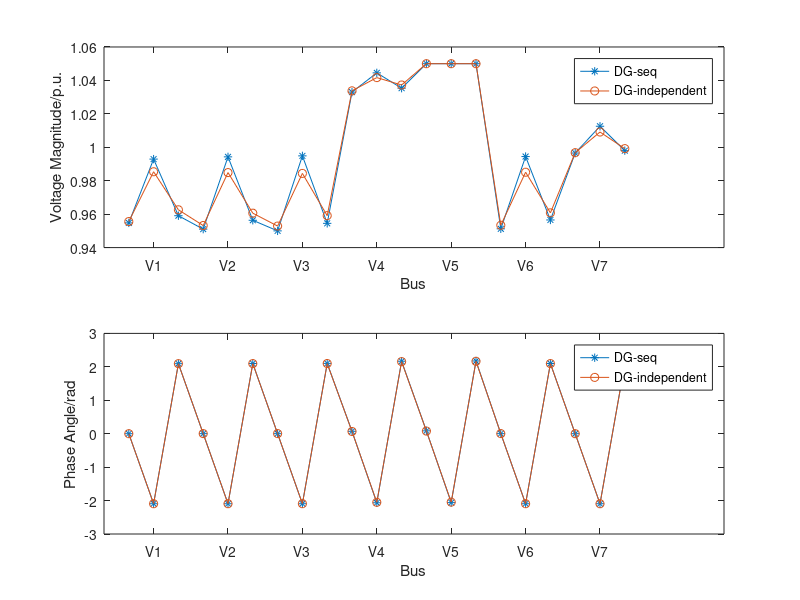

MATLAB code for this plot:
clc;
clear;

Pg=[0.000000021541884
   0.000000020358665
   0.000000021069469
   4.545707701143762
   2.618081775896417
   3.952614971533101];
Qg=[1.131423810176489
   0.304671416665859
   1.696757760040476
   0.495538991704302
   0.276398623087872
  -0.135850565791829];
Pg_DGrevised=[0.000000000010613
   0.000000000010254
   0.000000000010505
   4.554176169780670
   2.649860534036018
   3.892659251010655];
Qg_DGrevised=[1.255578509877221
   0.478828132774485
   1.290129230129260
   0.318199264331492
   0.130237302077295
   0.280600177241219];




V=[0.954774136085758
   0.992931413098221
   0.959075427022291
   0.951039071508048
   0.994274997787596
   0.956341876849586
   0.950000167674808
   0.994872029038766
   0.954501190166286
   1.033005083632909
   1.044515130044117
   1.035354288954203
   1.049999960607167
   1.049999839711560
   1.049999915038400
   0.951229060693570
   0.994458524497528
   0.956526605732351
   0.996560224216982
   1.012586593944881
   0.997986923903236
];

VDGrevised=[
0.955584321460310
   0.985368422363780
   0.962611939433929
   0.953198764004684
   0.984872819759385
   0.960585740894158
   0.952874262842586
   0.984370150422697
   0.959103301594713
   1.033774997735829
   1.041677982684645
   1.037261303131954
   1.049999999959738
   1.049999999899914
   1.049999999950973
   0.953367925439315
   0.985078394840986
   0.960779619319318
   0.996780983362664
   1.009135518418522
   0.999196871318075
];

V_MAE=max(abs(VDGrevised-V))
Pg_MAE=max(abs(Pg_DGrevised-Pg))
Qg_MAE=max(abs(Qg_DGrevised-Qg))

V_RMSE=sqrt((sum(abs(VDGrevised-V).^2))/21)
Pg_RMSE=sqrt((sum(abs(Pg_DGrevised-Pg).^2))/21)
Qg_RMSE=sqrt((sum(abs(Qg_DGrevised-Qg).^2))/21)


A=[0
  -2.094395102393195
   2.094395102393195
   0.001394621557053
  -2.094865358145457
   2.099817250356422
   0.001091053136831
  -2.094483858218262
   2.102752250854671
   0.071643772498465
  -2.065635385273323
   2.167097480566208
   0.085226492791752
  -2.061202890370768
   2.174969060436453
   0.001378414754227
  -2.094887660376804
   2.099791798092586
                   0
  -2.094395102393195
   2.094395102393195];

ADGrevised =[    0
  -2.094395102393195
   2.094395102393195
   0.002857322336570
  -2.093693482930231
   2.096845599895362
   0.003209868992788
  -2.093150098412697
   2.098949692869375
   0.066640075830832
  -2.051712120748578
   2.155403554823616
   0.077852449953989
  -2.045987761590464
   2.164105461538670
   0.002836310201030
  -2.093720044743691
   2.096827248795150
                   0
  -2.094395102393195
   2.094395102393195];
figure(1)
subplot(2,1,1) 
plot(1:21,V,'-*',1:21,VDGrevised,'-o')
xlabel('Bus');
ylabel('Voltage Magnitude/p.u.');
xticks([2 5 8 11 14 17 20])
set(gca, 'xticklabel',{'V1';'V2';'V3';'V4';'V5';'V6';'V7'});
legend('DG-seq','DG-independent');

subplot(2,1,2)
plot(1:21,A,'-*',1:21,ADGrevised,'-o')
xlabel('Bus');
ylabel('Phase Angle/rad');
xticks([2 5 8 11 14 17 20])
set(gca, 'xticklabel',{'V1';'V2';'V3';'V4';'V5';'V6';'V7'});

legend('DG-seq','DG-independent');
